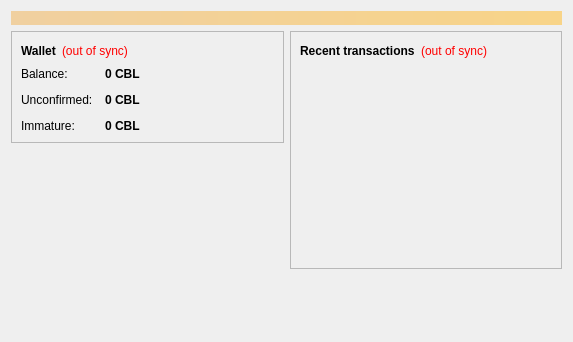
<?xml version="1.0" encoding="UTF-8"?>
<ui version="4.0">
 <class>OverviewPage</class>
 <widget class="QWidget" name="OverviewPage">
  <property name="geometry">
   <rect>
    <x>0</x>
    <y>0</y>
    <width>573</width>
    <height>342</height>
   </rect>
  </property>
  <property name="windowTitle">
   <string>Form</string>
  </property>
  <layout class="QVBoxLayout" name="topLayout">
   <item>
    <widget class="QLabel" name="labelAlerts">
     <property name="visible">
      <bool>false</bool>
     </property>
     <property name="styleSheet">
      <string notr="true">background-color: qlineargradient(x1: 0, y1: 0, x2: 1, y2: 0, stop:0 #F0D0A0, stop:1 #F8D488); color:#000000;</string>
     </property>
     <property name="wordWrap">
      <bool>true</bool>
     </property>
     <property name="margin">
      <number>3</number>
     </property>
    </widget>
   </item>
   <item>
    <layout class="QHBoxLayout" name="horizontalLayout" stretch="1,1">
     <item>
      <layout class="QVBoxLayout" name="verticalLayout_2">
       <item>
        <widget class="QFrame" name="frame">
         <property name="frameShape">
          <enum>QFrame::StyledPanel</enum>
         </property>
         <property name="frameShadow">
          <enum>QFrame::Raised</enum>
         </property>
         <layout class="QVBoxLayout" name="verticalLayout_4">
          <item>
           <layout class="QHBoxLayout" name="horizontalLayout_4">
            <item>
             <widget class="QLabel" name="label_5">
              <property name="font">
               <font>
                <weight>75</weight>
                <bold>true</bold>
               </font>
              </property>
              <property name="text">
               <string>Wallet</string>
              </property>
             </widget>
            </item>
            <item>
             <widget class="QLabel" name="labelWalletStatus">
              <property name="toolTip">
               <string>The displayed information may be out of date. Your wallet automatically synchronizes with the Cobilcoin network after a connection is established, but this process has not completed yet.</string>
              </property>
              <property name="styleSheet">
               <string notr="true">QLabel { color: red; }</string>
              </property>
              <property name="text">
               <string notr="true">(out of sync)</string>
              </property>
              <property name="alignment">
               <set>Qt::AlignLeading|Qt::AlignLeft|Qt::AlignVCenter</set>
              </property>
             </widget>
            </item>
            <item>
             <spacer name="horizontalSpacer_2">
              <property name="orientation">
               <enum>Qt::Horizontal</enum>
              </property>
              <property name="sizeHint" stdset="0">
               <size>
                <width>40</width>
                <height>20</height>
               </size>
              </property>
             </spacer>
            </item>
           </layout>
          </item>
          <item>
           <layout class="QFormLayout" name="formLayout_2">
            <property name="fieldGrowthPolicy">
             <enum>QFormLayout::AllNonFixedFieldsGrow</enum>
            </property>
            <property name="horizontalSpacing">
             <number>12</number>
            </property>
            <property name="verticalSpacing">
             <number>12</number>
            </property>
            <item row="0" column="0">
             <widget class="QLabel" name="label">
              <property name="text">
               <string>Balance:</string>
              </property>
             </widget>
            </item>
            <item row="0" column="1">
             <widget class="QLabel" name="labelBalance">
              <property name="font">
               <font>
                <weight>75</weight>
                <bold>true</bold>
               </font>
              </property>
              <property name="cursor">
               <cursorShape>IBeamCursor</cursorShape>
              </property>
              <property name="toolTip">
               <string>Your current balance</string>
              </property>
              <property name="text">
               <string notr="true">0 CBL</string>
              </property>
              <property name="textInteractionFlags">
               <set>Qt::LinksAccessibleByMouse|Qt::TextSelectableByKeyboard|Qt::TextSelectableByMouse</set>
              </property>
             </widget>
            </item>
            <item row="1" column="0">
             <widget class="QLabel" name="label_3">
              <property name="text">
               <string>Unconfirmed:</string>
              </property>
             </widget>
            </item>
            <item row="1" column="1">
             <widget class="QLabel" name="labelUnconfirmed">
              <property name="font">
               <font>
                <weight>75</weight>
                <bold>true</bold>
               </font>
              </property>
              <property name="cursor">
               <cursorShape>IBeamCursor</cursorShape>
              </property>
              <property name="toolTip">
               <string>Total of transactions that have yet to be confirmed, and do not yet count toward the current balance</string>
              </property>
              <property name="text">
               <string notr="true">0 CBL</string>
              </property>
              <property name="textInteractionFlags">
               <set>Qt::LinksAccessibleByMouse|Qt::TextSelectableByKeyboard|Qt::TextSelectableByMouse</set>
              </property>
             </widget>
            </item>
            <item row="2" column="0">
             <widget class="QLabel" name="labelImmatureText">
              <property name="text">
               <string>Immature:</string>
              </property>
             </widget>
            </item>
            <item row="2" column="1">
             <widget class="QLabel" name="labelImmature">
              <property name="font">
               <font>
                <weight>75</weight>
                <bold>true</bold>
               </font>
              </property>
              <property name="toolTip">
               <string>Mined balance that has not yet matured</string>
              </property>
              <property name="text">
               <string notr="true">0 CBL</string>
              </property>
              <property name="textInteractionFlags">
               <set>Qt::LinksAccessibleByMouse|Qt::TextSelectableByKeyboard|Qt::TextSelectableByMouse</set>
              </property>
             </widget>
            </item>
           </layout>
          </item>
         </layout>
        </widget>
       </item>
       <item>
        <spacer name="verticalSpacer">
         <property name="orientation">
          <enum>Qt::Vertical</enum>
         </property>
         <property name="sizeHint" stdset="0">
          <size>
           <width>20</width>
           <height>40</height>
          </size>
         </property>
        </spacer>
       </item>
      </layout>
     </item>
     <item>
      <layout class="QVBoxLayout" name="verticalLayout_3">
       <item>
        <widget class="QFrame" name="frame_2">
         <property name="frameShape">
          <enum>QFrame::StyledPanel</enum>
         </property>
         <property name="frameShadow">
          <enum>QFrame::Raised</enum>
         </property>
         <layout class="QVBoxLayout" name="verticalLayout">
          <item>
           <layout class="QHBoxLayout" name="horizontalLayout_2">
            <item>
             <widget class="QLabel" name="label_4">
              <property name="text">
               <string>&lt;b&gt;Recent transactions&lt;/b&gt;</string>
              </property>
             </widget>
            </item>
            <item>
             <widget class="QLabel" name="labelTransactionsStatus">
              <property name="toolTip">
               <string>The displayed information may be out of date. Your wallet automatically synchronizes with the Cobilcoin network after a connection is established, but this process has not completed yet.</string>
              </property>
              <property name="styleSheet">
               <string notr="true">QLabel { color: red; }</string>
              </property>
              <property name="text">
               <string notr="true">(out of sync)</string>
              </property>
              <property name="alignment">
               <set>Qt::AlignRight|Qt::AlignTrailing|Qt::AlignVCenter</set>
              </property>
             </widget>
            </item>
            <item>
             <spacer name="horizontalSpacer">
              <property name="orientation">
               <enum>Qt::Horizontal</enum>
              </property>
              <property name="sizeHint" stdset="0">
               <size>
                <width>40</width>
                <height>20</height>
               </size>
              </property>
             </spacer>
            </item>
           </layout>
          </item>
          <item>
           <widget class="QListView" name="listTransactions">
            <property name="styleSheet">
             <string notr="true">QListView { background: transparent; }</string>
            </property>
            <property name="frameShape">
             <enum>QFrame::NoFrame</enum>
            </property>
            <property name="verticalScrollBarPolicy">
             <enum>Qt::ScrollBarAlwaysOff</enum>
            </property>
            <property name="horizontalScrollBarPolicy">
             <enum>Qt::ScrollBarAlwaysOff</enum>
            </property>
            <property name="selectionMode">
             <enum>QAbstractItemView::NoSelection</enum>
            </property>
           </widget>
          </item>
         </layout>
        </widget>
       </item>
       <item>
        <spacer name="verticalSpacer_2">
         <property name="orientation">
          <enum>Qt::Vertical</enum>
         </property>
         <property name="sizeHint" stdset="0">
          <size>
           <width>20</width>
           <height>40</height>
          </size>
         </property>
        </spacer>
       </item>
      </layout>
     </item>
    </layout>
   </item>
  </layout>
 </widget>
 <resources/>
 <connections/>
</ui>
